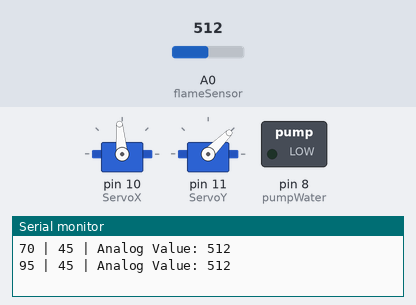
Bench run of a sketch on a simulated Arduino Uno, built with avr-gcc and run on an emulated ATmega328P. Shown: 2 × servo, switched loads named in the sketch (green lamp = pin HIGH), the last lines printed to the serial monitor. Dashed ring = blinking. The test bench sets the inputs (shaded band); at power-on: A0 (flameSensor) = 512.

Above: at 1.8 s.
1.9 s: A0 (flameSensor) set to 209
6.0 s: A0 (flameSensor) set to 186
At 7.8 s:
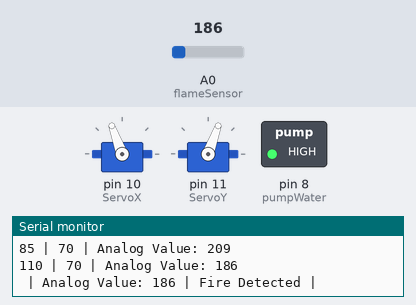
10.1 s: A0 (flameSensor) set to 210
At 11.4 s:
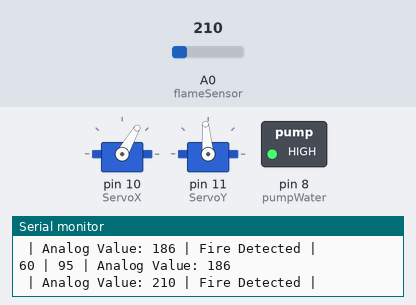
14.2 s: A0 (flameSensor) set to 190
At 16.5 s:
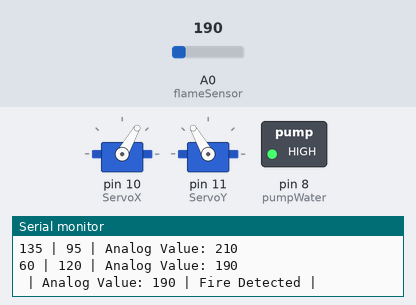
18.3 s: A0 (flameSensor) set to 306
At 19.8 s:
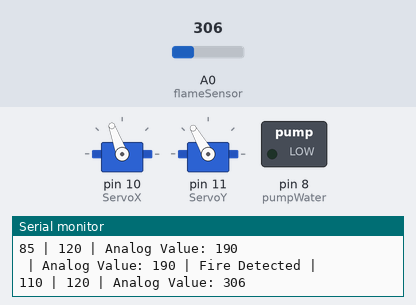
22.4 s: A0 (flameSensor) set to 140
At 24.8 s:
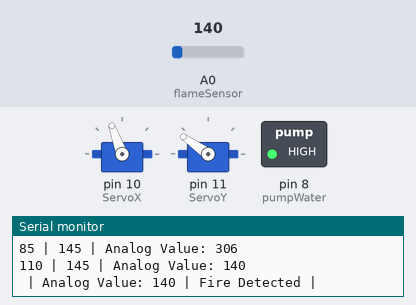
Timing chart, 0 to 31.5 s (numbered marks = the images above; inputs shaded):
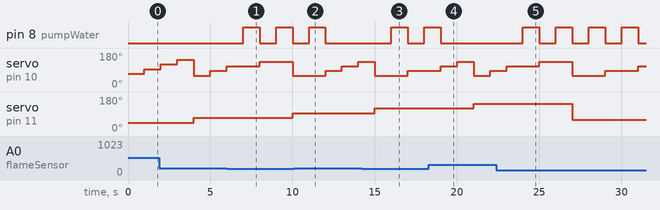

The sketch:

Final_Code.ino
```cpp
#include <Servo.h>


int flameSensor = A0;
int flameValue = 0;
int X = 45;
int Y = 45;
int pumpWater = 8;

int fire;

Servo ServoX;
Servo ServoY;

void setup() {
  Serial.begin(9600);
  pinMode(pumpWater, OUTPUT);
  digitalWrite(pumpWater, LOW);

  ServoX.attach(10);
  ServoY.attach(11);
}

void loop() {
 flameValue = analogRead(flameSensor);

 switch(fire){
 case 0:

 if(flameValue <= 200){
  fire = 1;
 }

 if (X >= 135){
  X = 60;
  Y += 25;
 }
else{
  X += 25;
}

if(Y >= 150){
  Y = 60;
}

Serial.print(X);
Serial.print(" | ");
Serial.print(Y);
Serial.print(" | Analog Value: ");
Serial.println(flameValue);

ServoX.write(X);
ServoY.write(Y);

delay(1000);

break;

case 1:
Serial.print(" | Analog Value: ");
Serial.print(flameValue);
Serial.println(" | Fire Detected | ");
digitalWrite(pumpWater, HIGH);

delay(1000);

digitalWrite(pumpWater, LOW);


if(flameValue >= 100){
  fire = 0;
}

break;

}

}
```

Measured:
- the behaviour switches between 201 and 200 on A0 (flameSensor) (found by bisection; images 0 and 1)
- after the input at 6.0 s, pin 8 (pumpWater): alternates HIGH for 1.0 s and LOW for 1.0 s, starting after 1.0 s; servo on pin 11 (ServoY): 70° → 95° after 4.0 s instead of 2.0 s
- after the input at 10.1 s, pin 8 (pumpWater): goes on until 12.0 s, then stays LOW
- after the input at 14.2 s, pin 8 (pumpWater): LOW → HIGH after 1.8 s, → LOW 1.0 s later, → HIGH 1.0 s later
- after the input at 18.3 s, pin 8 (pumpWater): goes on until 19.0 s, then stays LOW; servo on pin 11 (ServoY): 120° → 145° after 2.7 s
- after the input at 22.4 s, pin 8 (pumpWater): alternates HIGH for 1.0 s and LOW for 1.0 s, starting after 1.6 s
